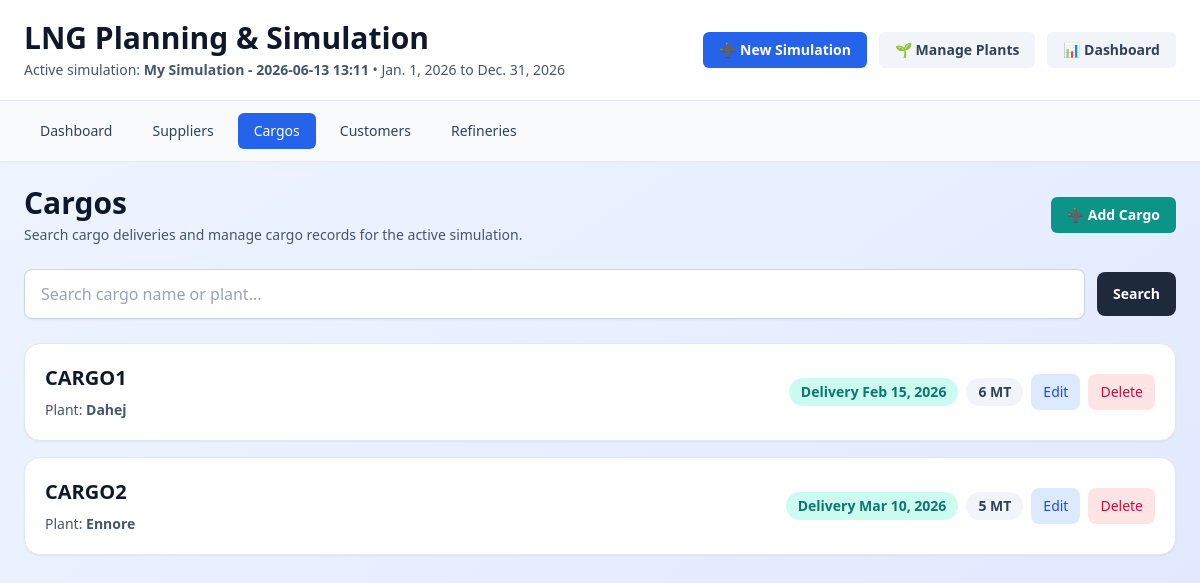
The app's page /cargos/ (signed in) with its own data.
### lng_planner/models.py (models this page shows, shortened)
class Simulation(models.Model):
    user = models.ForeignKey(User, on_delete=models.CASCADE, related_name='simulations', null=True, blank=True)
    name = models.CharField(max_length=200, default='Untitled Simulation')
    start_date = models.DateField()
    end_date = models.DateField()
    created_at = models.DateTimeField(auto_now_add=True)
    updated_at = models.DateTimeField(auto_now=True)
    is_active = models.BooleanField(default=True)
    is_master = models.BooleanField(default=False, help_text="Master simulation loaded from SAP")
    sap_api_url = models.URLField(blank=True, help_text="SAP API URL for refreshing master data")
    last_sap_sync = models.DateTimeField(null=True, blank=True, help_text="Last time master data was synced from SAP")
    class Meta:
        ordering = ['-updated_at']

class Cargo(models.Model):
    simulation = models.ForeignKey(Simulation, on_delete=models.CASCADE, related_name='cargos')
    plant = models.ForeignKey(Plant, on_delete=models.CASCADE, related_name='cargos')
    cargo_name = models.CharField(max_length=200)
    delivery_date = models.DateField()
    amount = models.FloatField(validators=[MinValueValidator(0)], help_text="MT")
    created_at = models.DateTimeField(auto_now_add=True)
    class Meta:
        ordering = ['delivery_date', 'plant__name', 'cargo_name']

class Plant(models.Model):
    name = models.CharField(max_length=200)
    location = models.CharField(max_length=200, blank=True)
    created_at = models.DateTimeField(auto_now_add=True)
    class Meta:
        ordering = ['name']

### lng_planner/views.py (the view)
# urls.py: path('cargos/', views.cargo_list, name='cargo_list'),
@login_required
def cargo_list(request):
    active_simulation = get_active_simulation(request)
    if not active_simulation:
        messages.warning(request, 'No available simulation. Create one first.')
        return redirect('lng_planner:dashboard')
    search_query = request.GET.get('q', '').strip()
    cargos = active_simulation.cargos.select_related('plant').order_by('delivery_date')
    if search_query:
        cargos = cargos.filter(
            Q(cargo_name__icontains=search_query) |
            Q(plant__name__icontains=search_query)
        )
    return render(request, 'lng_planner/cargo_list.html', get_section_context(request, 'cargos', {
        'cargos': cargos,
        'search_query': search_query,
    }))

### lng_planner/views.py (called while the page is built)
def get_active_simulation(request):
    master_simulation = Simulation.objects.filter(is_master=True).first()
    simulations = Simulation.objects.filter(user=request.user, is_master=False)
    active_simulation = simulations.filter(is_active=True).first()
    if not active_simulation:
        active_simulation = simulations.first() or master_simulation
    return active_simulation

def get_section_context(request, section_name, extras=None):
    active_simulation = get_active_simulation(request)
    context = {
        'active_simulation': active_simulation,
        'is_viewing_master': active_simulation.is_master if active_simulation else False,
        'current_section': section_name,
    }
    if extras:
        context.update(extras)
    return context

### lng_planner/templates/lng_planner/cargo_list.html (shortened to what this page needs)
{% extends 'lng_planner/base.html' %}
{% block content %}
<div class="space-y-6">
    <div class="flex flex-col gap-4 md:flex-row md:items-center md:justify-between">
        <div>
            <h2 class="text-3xl font-bold text-slate-900">Cargos</h2>
            <p class="text-sm text-slate-600 mt-1">Search cargo deliveries and manage cargo records for the active simulation.</p>
        </div>
        <a href="{% url 'lng_planner:add_cargo' active_simulation.id %}" class="inline-flex items-center rounded-md bg-teal-600 px-4 py-2 text-sm font-semibold text-white hover:bg-teal-700">
            ➕ Add Cargo
        </a>
    </div>
    <form method="get" class="flex flex-col gap-3 sm:flex-row sm:items-center">
        <input id="cargo-search" name="q" type="search" value="{{ search_query }}" placeholder="Search cargo name or plant..." class="min-w-0 flex-1 rounded-lg border border-slate-300 bg-white px-4 py-3 shadow-sm focus:border-blue-500 focus:ring-2 focus:ring-blue-200" />
        <div class="flex gap-2">
            <button type="submit" class="inline-flex items-center justify-center rounded-lg bg-slate-800 px-4 py-3 text-sm font-semibold text-white hover:bg-slate-900">Search</button>
        </div>
    </form>
    <div class="grid gap-4">
        {% for cargo in cargos %}
        <div class="rounded-2xl border border-slate-200 bg-white p-5 shadow-sm">
            <div class="flex flex-col gap-3 md:flex-row md:items-center md:justify-between">
                <div>
                    <h3 class="text-xl font-semibold text-slate-900">{{ cargo.cargo_name }}</h3>
                    <p class="mt-2 text-sm text-slate-600">Plant: <strong>{{ cargo.plant.name }}</strong></p>
                </div>
                <div class="flex flex-wrap items-center gap-2">
                    <span class="rounded-full bg-teal-100 px-3 py-1 text-sm font-semibold text-teal-700">Delivery {{ cargo.delivery_date|date:'M d, Y' }}</span>
                    <span class="rounded-full bg-slate-100 px-3 py-1 text-sm font-semibold text-slate-700">{{ cargo.amount|floatformat:0 }} MT</span>
                    <a href="{% url 'lng_planner:edit_cargo' cargo.id %}" class="rounded-lg bg-blue-100 px-3 py-2 text-sm font-medium text-blue-700 hover:bg-blue-200">Edit</a>
                    <a href="{% url 'lng_planner:delete_cargo' cargo.id %}" onclick="return confirm('Delete this cargo?')" class="rounded-lg bg-rose-100 px-3 py-2 text-sm font-medium text-rose-700 hover:bg-rose-200">Delete</a>
                </div>
            </div>
        </div>
        {% empty %}
        <div class="rounded-2xl border border-slate-200 bg-white p-8 text-center text-slate-600 shadow-sm">
            <p class="text-lg font-medium">No cargos found.</p>
            <p class="mt-2">Add a cargo or update the search query to see results.</p>
        </div>
        {% endfor %}
    </div>
</div>
{% endblock %}

### lng_planner/templates/lng_planner/base.html (shortened to what this page needs)
{% load static %}
<!DOCTYPE html>
<html lang="en">
<head>
    <script src="https://cdn.tailwindcss.com"></script>
</head>
<body class="bg-gradient-to-br from-blue-50 to-indigo-100 min-h-screen">
    <div class="min-h-screen">
        <header class="bg-white shadow-sm">
            <div class="max-w-7xl mx-auto px-6 py-5 flex flex-col gap-4 md:flex-row md:items-center md:justify-between">
                <div>
                    <h1 class="text-3xl font-bold text-slate-900">LNG Planning & Simulation</h1>
                    {% if active_simulation %}
                    <p class="text-sm text-slate-600 mt-1">
                        Active simulation: <strong>{{ active_simulation.name }}</strong>
                        {% if active_simulation.start_date and active_simulation.end_date %}
                            • {{ active_simulation.start_date }} to {{ active_simulation.end_date }}
                        {% endif %}
                    </p>
                    {% endif %}
                </div>
                <div class="flex flex-wrap gap-3">
                    <a href="{% url 'lng_planner:create_simulation' %}" class="inline-flex items-center rounded-md bg-blue-600 px-4 py-2 text-sm font-semibold text-white shadow-sm hover:bg-blue-700">
                        ➕ New Simulation
                    </a>
                    <a href="{% url 'lng_planner:manage_plants' %}" class="inline-flex items-center rounded-md bg-slate-100 px-4 py-2 text-sm font-semibold text-slate-700 hover:bg-slate-200">
                        🌱 Manage Plants
                    </a>
                    <a href="{% url 'lng_planner:dashboard' %}" class="inline-flex items-center rounded-md bg-slate-100 px-4 py-2 text-sm font-semibold text-slate-700 hover:bg-slate-200">
                        📊 Dashboard
                    </a>
                </div>
            </div>
            <nav class="bg-slate-50 border-t border-slate-200">
                <div class="max-w-7xl mx-auto px-6 py-3 flex flex-wrap gap-2">
                    <a href="{% url 'lng_planner:dashboard' %}" class="nav-link inline-flex items-center rounded-md px-4 py-2 text-sm font-medium {% if current_section == 'dashboard' %}active{% else %}text-slate-700{% endif %}">
                        Dashboard
                    </a>
                    <a href="{% url 'lng_planner:supplier_list' %}" class="nav-link inline-flex items-center rounded-md px-4 py-2 text-sm font-medium {% if current_section == 'suppliers' %}active{% else %}text-slate-700{% endif %}">
                        Suppliers
                    </a>
                    <a href="{% url 'lng_planner:cargo_list' %}" class="nav-link inline-flex items-center rounded-md px-4 py-2 text-sm font-medium {% if current_section == 'cargos' %}active{% else %}text-slate-700{% endif %}">
                        Cargos
                    </a>
                    <a href="{% url 'lng_planner:customer_list' %}" class="nav-link inline-flex items-center rounded-md px-4 py-2 text-sm font-medium {% if current_section == 'customers' %}active{% else %}text-slate-700{% endif %}">
                        Customers
                    </a>
                    <a href="{% url 'lng_planner:refinery_list' %}" class="nav-link inline-flex items-center rounded-md px-4 py-2 text-sm font-medium {% if current_section == 'refineries' %}active{% else %}text-slate-700{% endif %}">
                        Refineries
                    </a>
                </div>
            </nav>
        </header>
        <main class="max-w-7xl mx-auto px-6 py-6">
            {% block content %}{% endblock %}
        </main>
    </div>
</body>
</html>

### lng_planner/templates/lng_planner/base.html (style rules this page uses)
.nav-link { transition: all 0.2s ease; }
.nav-link.active { background-color: #2563EB; color: white; }

### records on screen
Simulation: name "My Simulation - 2026-06-13 13:11", start_date "Jan. 1, 2026", end_date "Dec. 31, 2026"
Cargo: cargo_name "CARGO1", plant.name "Dahej", delivery_date "Feb 15, 2026", amount "6"
Cargo: cargo_name "CARGO2", plant.name "Ennore", delivery_date "Mar 10, 2026", amount "5"
